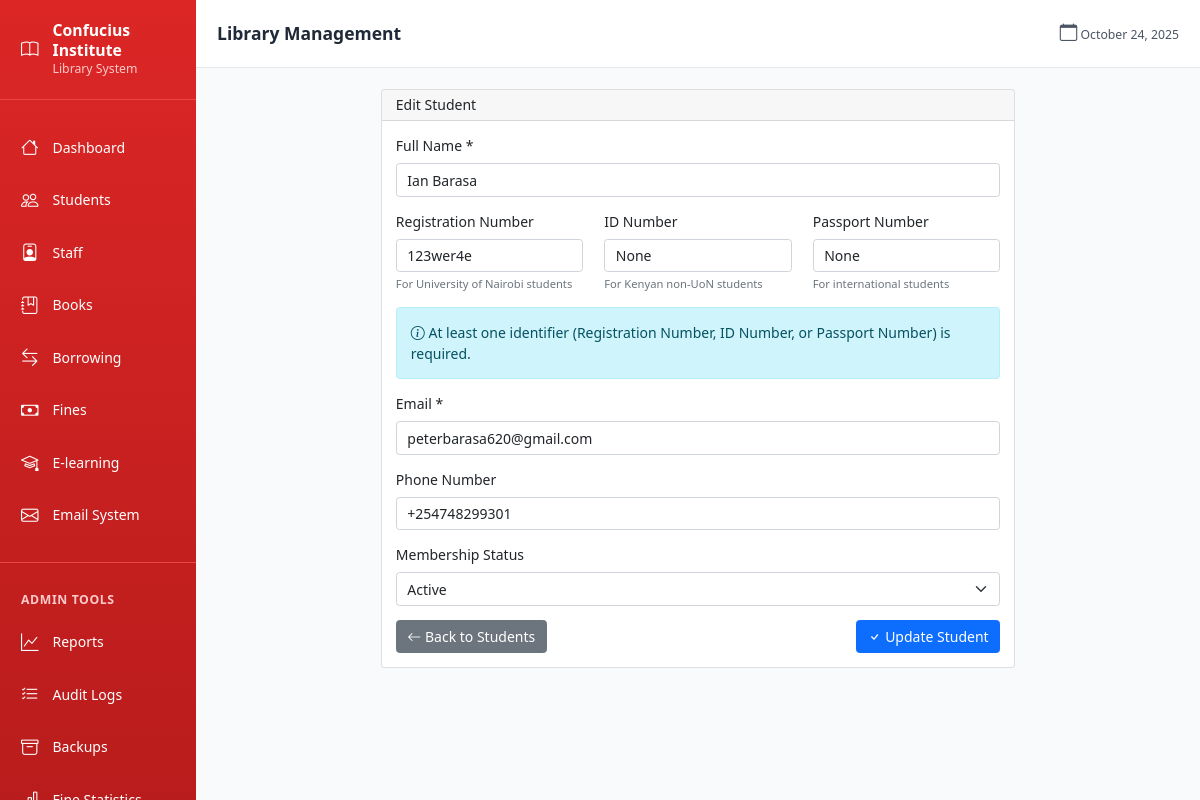
Before: /students/5/edit (signed in) with the older database file.
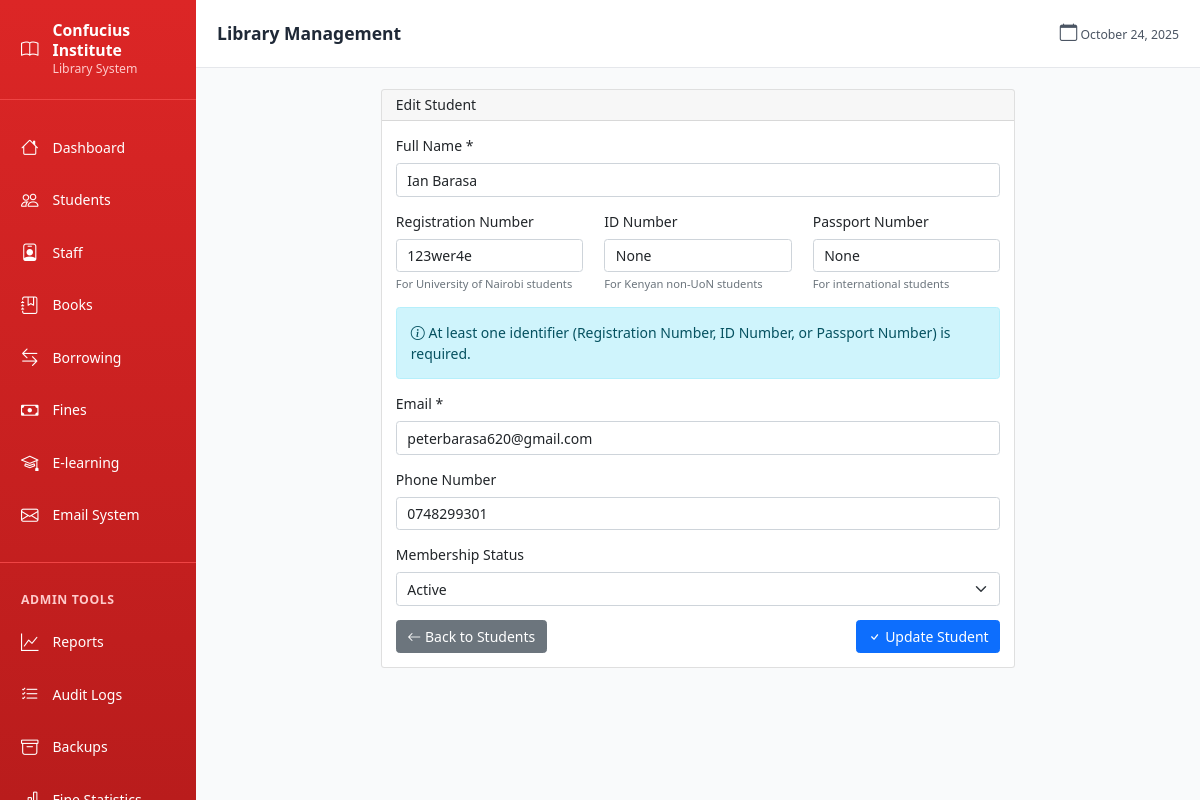
After: the same page with the newer database file.
### models.py (models this page shows, shortened)
class Student(db.Model):
    id = db.Column(db.Integer, primary_key=True)
    name = db.Column(db.String(100), nullable=False)
    registration_number = db.Column(db.String(50), unique=True, nullable=True)  # UoN students
    id_number = db.Column(db.String(20), unique=True, nullable=True)  # Kenyan non-UoN
    passport_number = db.Column(db.String(20), unique=True, nullable=True)  # International
    email = db.Column(db.String(120), nullable=False)
    phone = db.Column(db.String(20))
    membership_status = db.Column(db.String(20), default='active')  # active, suspended, expired
    created_at = db.Column(db.DateTime, default=datetime.utcnow)
    borrow_records = db.relationship('BorrowRecord', backref='student_ref', lazy=True)
    fines = db.relationship('Fine', backref='student_ref', lazy=True)

### blueprints/students.py (the view, shortened to what this page needs)
@students_bp.route('/<int:student_id>/edit', methods=['GET', 'POST'])
@login_required
def edit_student(student_id):
    student = Student.query.get_or_404(student_id)
    return render_template('students/form.html', student=student)

### templates/students/form.html (shortened to what the changed rows need)
{% extends "base.html" %}
{% block content %}
<div class="row">
    <div class="col-md-8 offset-md-2">
        <div class="card">
            <div class="card-body">
                <form method="POST">
                    <div class="mb-3">
                        <label for="name" class="form-label">Full Name *</label>
                        <input type="text" class="form-control" id="name" name="name"
                               value="{{ student.name if student else '' }}" required>
                    </div>
                    <div class="row">
                        <div class="col-md-4">
                            <div class="mb-3">
                                <label for="registration_number" class="form-label">Registration Number</label>
                                <input type="text" class="form-control" id="registration_number" name="registration_number"
                                       value="{{ student.registration_number if student else '' }}"
                                       placeholder="For UoN students">
                                <small class="text-muted">For University of Nairobi students</small>
                            </div>
                        </div>
                        <div class="col-md-4">
                            <div class="mb-3">
                                <label for="id_number" class="form-label">ID Number</label>
                                <input type="text" class="form-control" id="id_number" name="id_number"
                                       value="{{ student.id_number if student else '' }}"
                                       placeholder="For Kenyan non-UoN">
                                <small class="text-muted">For Kenyan non-UoN students</small>
                            </div>
                        </div>
                        <div class="col-md-4">
                            <div class="mb-3">
                                <label for="passport_number" class="form-label">Passport Number</label>
                                <input type="text" class="form-control" id="passport_number" name="passport_number"
                                       value="{{ student.passport_number if student else '' }}"
                                       placeholder="For international">
                                <small class="text-muted">For international students</small>
                            </div>
                        </div>
                    </div>
                    <div class="mb-3">
                        <label for="email" class="form-label">Email *</label>
                        <input type="email" class="form-control" id="email" name="email"
                               value="{{ student.email if student else '' }}" required>
                    </div>
                    <div class="mb-3">
                        <label for="phone" class="form-label">Phone Number</label>
                        <input type="text" class="form-control" id="phone" name="phone"
                               value="{{ student.phone if student else '' }}"
                               placeholder="+254...">
                    </div>
                </form>
            </div>
        </div>
    </div>
</div>
{% endblock %}

Changed rows visible on the page:
changed Student "Ian Barasa": phone "+254748299301" → "0748299301"
